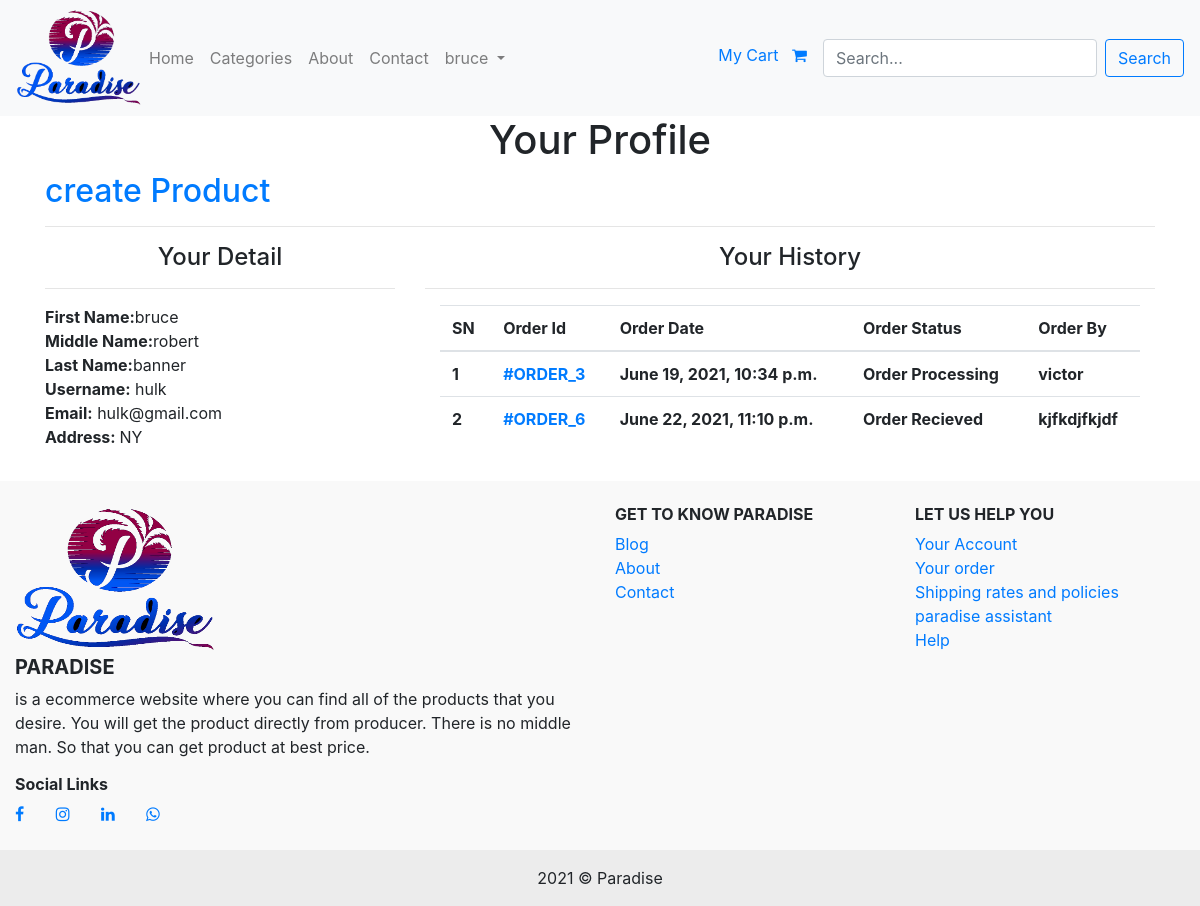
The page /customer-profile/ (signed in) on the database its author committed.
### eapp/models.py (models this page shows, shortened)
class Customer(models.Model):
    user = models.OneToOneField(User, on_delete=models.CASCADE)
    first_name = models.CharField(max_length=20)
    middle_name = models.CharField(max_length=20)
    last_name = models.CharField(max_length=20)
    address = models.CharField(max_length=30)
    join_on = models.DateTimeField(auto_now_add=True)

class Order(models.Model):
    cart = models.OneToOneField(Cart, on_delete=models.CASCADE)
    order_by = models.CharField(max_length=100)
    shipping_address = models.CharField(max_length=200)
    mobile = models.CharField(max_length=10)
    email = models.EmailField(null=True, blank=True)
    subtotal = models.PositiveIntegerField()
    discount = models.PositiveIntegerField()
    total = models.PositiveIntegerField()
    order_status = models.CharField(max_length=50, choices=ORDER_STATUS)
    created_at = models.DateTimeField(auto_now_add=True)

### eapp/views.py (the view)
# urls.py: path('customer-profile/', CustomerProfileView.as_view(), name='customerprofile'),
class CustomerProfileView(LoginRequiredMixin, TemplateView):
    login_url = '/customer-login/'
    template_name = 'customerprofile.html'
    def get_context_data(self, **kwargs):
        context = super().get_context_data(**kwargs)
        if self.request.user.is_authenticated and self.request.user.customer:
            context['user'] = self.request.user
            context['customer'] = self.request.user.customer
            context['order'] = Order.objects.filter(cart__customer=context['customer'])
        return context

### templates/customerprofile.html (shortened to what this page needs)
{% extends 'base.html' %}
{% block content %}
<h1 class="text-center">Your Profile</h1>
<h2><a href="{% url 'createproduct' %}"> create Product</a></h2>
<hr>
<div class="row">
    <div class="col-md-4">
        <h4 class="text-center">Your Detail</h4>
        <hr>
        <b>First Name:</b>{{customer.first_name}}
        <br>
        <b>Middle Name:</b>{{customer.middle_name}}
        <br>
        <b>Last Name:</b>{{customer.last_name}}
        <br>
        <b>Username:</b> {{user.username}}
        <br>
        <b>Email:</b> {{user.email}}
        <br>
        <b>Address: </b>{{customer.address}}
    </div>
    <div class="col-md-8">
        <h4 class="text-center">Your History</h4>
        <hr>
        <div class="container">
            <table class="table">
                <thead>
                <tr>
                    <th>
                        SN
                    </th>
                    <th>Order Id</th>
                    <th>Order Date</th>
                    <th>Order Status</th>
                    <th>Order By</th>
                </tr>
                </thead>
                <tbody>
                {% for ord in order %}
                <tr>
                    <th>{{ forloop.counter }}</th>
                    <th><a href="{% url 'orderdetailview' ord.pk %}">#ORDER_{{ ord.id }}</a></th>
                    <th>{{ord.created_at}}</th>
                    <th>{{ord.order_status}}</th>
                    <th>{{ord.order_by}}</th>
                </tr>
                {% endfor %}
                </tbody>
            </table>
        </div>
    </div>
</div>
{% endblock %}

### templates/base.html (shortened to what this page needs)
{% load static %}
<html>
<head>
    <link rel="stylesheet" href="https://cdnjs.cloudflare.com/ajax/libs/font-awesome/4.7.0/css/font-awesome.min.css">
    <link rel="stylesheet" href="https://maxcdn.bootstrapcdn.com/bootstrap/4.0.0/css/bootstrap.min.css"
>
</head>
<body>
<div class="">
    <nav class="navbar navbar-expand-lg navbar-light bg-light">
        <img src="{% static 'img/log.png' %}" alt='logo' height='100' width="125"/>
        <div class="collapse navbar-collapse" id="navbarSupportedContent">
            <ul class="navbar-nav mr-auto">
                <li class="nav-item">
                    <a class="nav-link" href="{% url 'home' %}">Home</a>
                </li>
                <li class="nav-item">
                    <a class="nav-link" href="{% url 'allcategories' %}">Categories</a>
                </li>
                <li class="nav-item">
                    <a class="nav-link" href="{% url 'about' %}">About</a>
                </li>
                <li class="nav-item">
                    <a class="nav-link" href="{% url 'contactus' %}">Contact</a>
                </li>
                {% if user.is_authenticated %}
                <li class="nav-item dropdown">
                    <a class="nav-link dropdown-toggle" href="#" id="navbarDropdown" role="button"
                       data-toggle="dropdown" aria-haspopup="true" aria-expanded="false">
                        {{ user.customer.first_name }}
                    </a>
                </li>
                {% else %}
                <li class="nav-item">
                    <a class="nav-link" href="{% url 'customerregistration' %}">Register</a>
                </li>
                {% endif %}
            </ul>
            <p style="padding-top: 10" class="nav-item text-right">
                <a class="nav-link" href="{% url 'mycart' %}">My Cart &nbsp; <i class="fa fa-shopping-cart"></i></a>
            </p>
            <form action="{% url 'searchresult' %}" method="GET" class="form-inline my-2 my-lg-0">
                <input name="search" type="text" class="form-control mr-sm-2" placeholder="Search...">
                <input type="submit" value="Search" class="btn btn-outline-primary">
            </form>
        </div>
    </nav>
</div>
<div class="container">
    {% block content %}
    {% endblock %}
</div>
<br>
<div>
    <footer class="page-footer font-small pt-4" style="background-color: #f9f9f9">
        <div class="container-fluid text-center text-md-left">
            <div class="row">
                <div class="col-md-6 mt-md-0 mt-3">
                    <img src="{% static 'img/log.png' %}" height="150" width="200"/>
                    <h5 class="text-uppercase"><b>Paradise</b></h5>
                    <p>is a ecommerce website where you can find all of the products that you desire. You will get the
                        product directly from
                        producer. There is no middle man. So that you can get product at best price.
                    </p>
                    <h6><b>Social Links</b></h6>
                    <a href="facebook.com"> <i class="fa fa-facebook fa-7x"></i></a>
                    <a href="facebook.com"> <i class="fa fa-instagram"></i></a>
                    <a href="facebook.com"> <i class="fa fa-linkedin"></i></a>
                    <a href="facebook.com"> <i class="fa fa-whatsapp"></i></a>
                    <br>
                    <br>
                </div>
                <div class="col-md-3 mb-md-0 mb-3">
                    <h6 class="text-uppercase"><b>Get to Know Paradise</b></h6>
                    <ul class="list-unstyled">
                        <li>
                            <a href="#!">Blog</a>
                        </li>
                        <li>
                            <a href="#!">About</a>
                        </li>
                        <li>
                            <a href="#!">Contact</a>
                        </li>
                    </ul>
                </div>
                <div class="col-md-3 mb-md-0 mb-3">
                    <h6 class="text-uppercase"><b>Let us help you</b></h6>
                    <ul class="list-unstyled">
                        <li>
                            <a href="#!">Your Account</a>
                        </li>
                        <li>
                            <a href="#!">Your order</a>
                        </li>
                        <li>
                            <a href="#!">Shipping rates and policies</a>
                        </li>
                        <li>
                            <a href="#!">paradise assistant</a>
                        </li>
                        <li>
                            <a href="#!">Help</a>
                        </li>
                    </ul>
                </div>
            </div>
        </div>
        <div class="footer-copyright text-center py-3" style="background-color: #ececec">{% now 'Y' %} &copy;
            <a> Paradise</a>
        </div>
    </footer>
</div>
</body>
</html>

### templates/base.html (style rules this page uses)
a { text-decoration: none; }

### rows shown on the page
Customer: first_name "bruce", middle_name "robert", last_name "banner", address "NY"
Order: id "3", created_at "June 19, 2021, 10:34 p.m.", order_status "Order Processing", order_by "victor"
Order: id "6", created_at "June 22, 2021, 11:10 p.m.", order_status "Order Recieved", order_by "kjfkdjfkjdf"

### other values the page prints
{{ user.customer.first_name }} "bruce"
{{ user.username }} "hulk"
{{ user.email }} "hulk@gmail.com"
